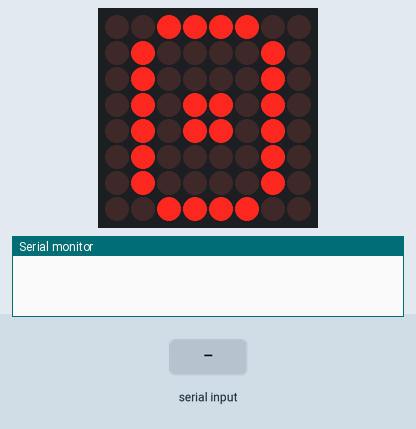
The sketch below on a simulated Arduino Uno, built with avr-gcc and run on an emulated ATmega328P. On the bench: 8×8 LED matrix, the last lines printed to the serial monitor. Wiring (inferred from the names in the program): MAX7219 LED driver (orientation assumed): data pin 11; clock pin 13; CS pin 10. The test bench sets the inputs (shaded band). Random numbers use the default seed unless the sketch sets one.

Above: at 1.2 s.
1.3 s: "4\n" received over Serial
At 2.2 s:
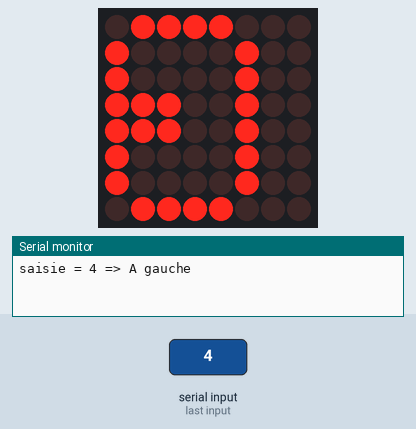
4.1 s: "6\n" received over Serial
At 5.1 s:
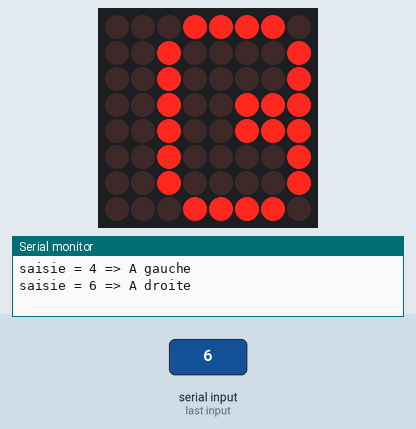
7.1 s: "8\n" received over Serial
At 7.6 s:
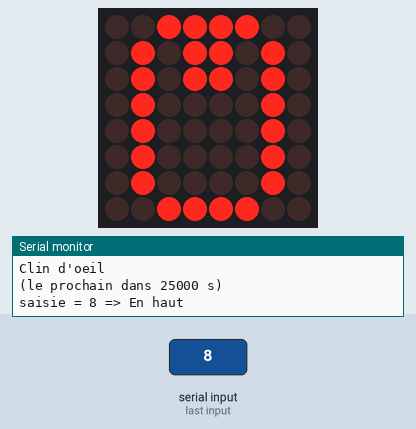
Timing chart, 0 to 10.1 s (numbered marks = the images above; inputs shaded):
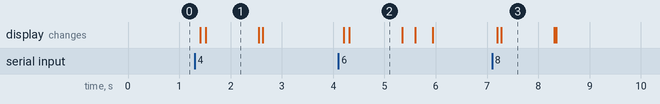

Measured:
- after the input at 1.3 s, the display: first changes after 0.11 s (image 1 shows a later state)
- after the input at 7.1 s, the display: first changes after 0.10 s (image 3 shows a later state)
- what the display in image 1 shows lasts 1.1 s, from 1.5 s to 2.6 s

The sketch:

Junzi_Oeil.ino
```cpp
/*
 * Animation de l'oeil de Junzi par une matrice de led
 *
 *   Les mouvements de l'oeil sont contrôlés par le pavé numérique :
 *   8 => regard en haut, 4 => regard à gauche, 6 => regard à droite, 2 => regard en bas
 *   Un clin d'oeil est généré toute les 10 à 30 secondes
 *
 * par LLM, le 21/07/2023
 */

// Fonctions & Instructions externalisées pour Junzi
#include "Junzi_functions.h"

// Variables
long timer = 0;
long tempoCligne = 0;

// Oeil normal
byte normal[1][8] = {
  { 0b00111100, 0b01000010, 0b01000010, 0b01011010, 0b01011010, 0b01000010, 0b01000010, 0b00111100 }
};

// Gros oeil
byte gros[1][8] = {
  { 0b00111100, 0b01111110, 0b11000011, 0b11011011, 0b11011011, 0b11000011, 0b01111110, 0b00111100 }
};

// Mouvement fermeture
byte animClos[5][8] = {
  { 0b00000000, 0b00111100, 0b01000010, 0b01011010, 0b01011010, 0b01000010, 0b01000010, 0b00111100 },
  { 0b00000000, 0b00000000, 0b00111100, 0b01000010, 0b01011010, 0b01011010, 0b01000010, 0b00111100 },
  { 0b00000000, 0b00000000, 0b00000000, 0b00111100, 0b01011010, 0b01011010, 0b00111100, 0b00000000 },
  { 0b00000000, 0b00000000, 0b00000000, 0b00000000, 0b00111100, 0b01011010, 0b00111100, 0b00000000 },
  { 0b00000000, 0b00000000, 0b00000000, 0b00000000, 0b00000000, 0b01111110, 0b00111100, 0b00000000 }
};

// Mouvement vers la gauche
byte animGauche[3][8] = {
  { 0b00111100, 0b01000010, 0b01000010, 0b01110010, 0b01110010, 0b01000010, 0b01000010, 0b00111100 },
  { 0b01111000, 0b10000100, 0b10000100, 0b10110100, 0b10110100, 0b10000100, 0b10000100, 0b01111000 },
  { 0b01111000, 0b10000100, 0b10000100, 0b11100100, 0b11100100, 0b10000100, 0b10000100, 0b01111000 }
};

// Mouvement vers la droite
byte animDroite[3][8] = {
  { 0b00111100, 0b01000010, 0b01000010, 0b01001110, 0b01001110, 0b01000010, 0b01000010, 0b00111100 },
  { 0b00011110, 0b00100001, 0b00100001, 0b00101101, 0b00101101, 0b00100001, 0b00100001, 0b00011110 },
  { 0b00011110, 0b00100001, 0b00100001, 0b00100111, 0b00100111, 0b00100001, 0b00100001, 0b00011110 }
};

// Mouvement vers le haut
byte animHaut[2][8] = {
  { 0b00111100, 0b01000010, 0b01011010, 0b01011010, 0b01000010, 0b01000010, 0b01000010, 0b00111100 },
  { 0b00111100, 0b01011010, 0b01011010, 0b01000010, 0b01000010, 0b01000010, 0b01000010, 0b00111100 },
};

// Mouvement vers le bas
byte animBas[2][8] = {
  { 0b00111100, 0b01000010, 0b01000010, 0b01000010, 0b01011010, 0b01011010, 0b01000010, 0b00111100 },
  { 0b00111100, 0b01000010, 0b01000010, 0b01000010, 0b01000010, 0b01011010, 0b01011010, 0b00111100 },
};

// Smiley (:
byte smiley[1][8] = {
  { 0b00000000, 0b00100100, 0b00000000, 0b00000000, 0b01000010, 0b00100100, 0b00011000, 0b00000000 }
};

//----------------------------------------------------------
//Le programme d affichage
void setup() {
  // Pins à utiliser
  pinMode(SPI_CLK, OUTPUT);
  pinMode(SPI_CS, OUTPUT);
  pinMode(SPI_MOSI, OUTPUT);

  // Communication Série
  Serial.begin(9600);
  Serial.setTimeout(100);

  // Initialisation de la matrice de leds
  initMatrice();
  clearMatrice();

  randomSeed(A0);
  timer = millis();

  // Temporisation 1er clignement
  tempoCligne = 5000;
}


void loop() {
  // Affichage de l'oeil "normal"
  showIcon(normal);

  // Selon la saisie clavier (chiffres)
  switch (serialInput()) {
    case 0:
      showIcon(gros);
      delay(1000);
      break;
    case 2:
      Serial.println("En bas");
      showSequence(animBas, sizeof(animBas)/8, 1000);
      break;
    case 4:
      Serial.println("A gauche");
      showSequence(animGauche, sizeof(animGauche)/8, 1000);
      break;
    case 6:
      Serial.println("A droite");
      showSequence(animDroite, sizeof(animDroite)/8, 1000);
      break;
    case 8:
      Serial.println("En haut");
      showSequence(animHaut, sizeof(animHaut)/8, 1000);
      break;
    case 9:
      showIcon(smiley);
      delay(2000);
      break;
    default:
      break;
  }

  // Clignement épisodique (la tempo est recalculée après chaque action)
  if (millis() - timer > tempoCligne) {
    Serial.println("Clin d'oeil");
    showSequence(animClos, sizeof(animClos)/8, 150);

    timer = millis(); // Synchronisation
    tempoCligne = random(2, 7) * 5000; // temporisation aléatoire de 10 à 30 secondes, par pas de 5 secondes
    Serial.print("(le prochain dans ");
    Serial.print(tempoCligne);
    Serial.println(" s)");
  }
}
```

Junzi_functions.cpp
```cpp
/*
 * Fonctions et Instructions pour Junzi
 *
 * par LLM, le 21/07/2023
 */

#include "Arduino.h"
#include "Junzi_functions.h"

/* *****
 * Fonctions "privées" : utilisées en interne
 */

// Ecriture dans le driver MAX7219
// (un octet, par décalage de bits)
void writeMax7219(char data) {
  for (int i = 1; i <= 8; i++) {
    digitalWrite(SPI_CLK, LOW);
    digitalWrite(SPI_MOSI, data & 0x80);
    data = data << 1;
    digitalWrite(SPI_CLK, HIGH);
  }
}

// Ecriture d'une donnée dans une matrice de leds
// (0x01 à 0x08 => registre de ligne, 0x0A à 0x0F => registre de paramètre)
void writeMatrice(char registre, char valeur) {
  digitalWrite(SPI_CS, LOW);
  writeMax7219(registre);  // registre Max7219
  writeMax7219(valeur);    // valeur
  digitalWrite(SPI_CS, HIGH);
}

/* ****
 * Fonctions "publiques" : disponibles pour le code .ino
 */

// Initialisation d'une matrice de leds (module Max7219)
void initMatrice() {
  //           reg.   Val.
  writeMatrice(0x09, 0x00);  // Mode de décodage : DCB
  writeMatrice(0x0a, 0x03);  // Luminosité : 0x00 à 0x0F
  writeMatrice(0x0b, 0x07);  // Nombre de leds par ligne : 8 LEDs
  writeMatrice(0x0c, 0x01);  // Mode veille : 0x00 = En veille, 0x01 = Actif
  writeMatrice(0x0f, 0x00);  // Mode test : 0x01 = ON, 0x00 = OFF
}

// Eteindre toutes les leds de la matrice
void clearMatrice() {
  // Remettre à zéro les registres de ligne de la matrice
  for (int reg = 0x01; reg <= 0x08; reg++) writeMatrice(reg, 0x00);
}

// Affichage d'une icône dans la matrice
void showIcon(byte data[1][8]){
    for (int lg = 0; lg < 8; lg++) {
      writeMatrice(lg + 1, data[0][lg]);
    }
}

// Affichage d'une suite d'icônes formant une séquence
void showSequence(byte data[][8], int nbElt, int pause){
  int max = nbElt -1;

  for (int icon = 0; icon <= max; icon++) {
   for (int lg = 0; lg < 8; lg++) {
      writeMatrice(lg + 1, data[icon][lg]);
    }
   delay(35);
  }
  delay(pause);
  for (int icon = max; icon >= 0; icon--) {
    for (int lg = 0; lg < 8; lg++) {
      writeMatrice(lg + 1, data[icon][lg]);
    }
    delay(35);
  }
}

// Réception Port Série
int serialInput() {
  if (Serial.available()) {
    String saisie = Serial.readString();
    saisie.replace("\n", "");
    saisie.replace("\r", "");
    Serial.print("saisie = ");
    Serial.print(saisie.toInt());
    Serial.print(" => ");
    return saisie.toInt();
  } else {
    return 5;
  }
}
```

Junzi_functions.h
```cpp
/*
 * Déclaration des prototypes de fonctions pour Junzi
 *
 * par LLM, le 21/07/2023
 */

 // Cablage de la matrice en SPI (hors gnd et +V)
#define SPI_CLK  13  // SCK  (Clock)
#define SPI_MOSI 11  // MOSI (Master Out, Slave In)
#define SPI_CS   10  // SS   (Slave Select)

// Pour la matrice de leds
void initMatrice();
void clearMatrice();
void showIcon(byte data[1][8]);
void showSequence(byte data[][8], int nbElt, int pause);

// Pour les évènements
int serialInput(); // saisie dans la console (0 à 9)
```
